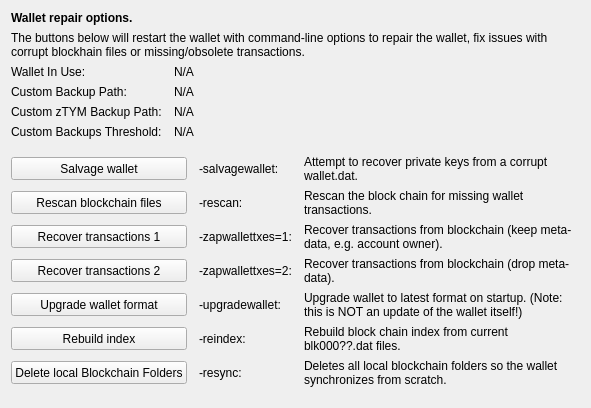
     <widget class="QWidget" name="tab_repair">
      <attribute name="title">
       <string>&amp;Wallet Repair</string>
      </attribute>
      <layout class="QGridLayout" name="gridLayout_4" columnstretch="0,0,0,0">
       <property name="horizontalSpacing">
        <number>12</number>
       </property>
       <item row="0" column="0" colspan="4">
        <widget class="QLabel" name="label_repair_header">
         <property name="font">
          <font>
           <weight>75</weight>
           <bold>true</bold>
          </font>
         </property>
         <property name="text">
          <string>Wallet repair options.</string>
         </property>
        </widget>
       </item>
       <item row="1" column="0" colspan="4">
        <widget class="QLabel" name="label_repair_helptext">
         <property name="font">
          <font>
           <weight>50</weight>
           <bold>false</bold>
          </font>
         </property>
         <property name="text">
          <string>The buttons below will restart the wallet with command-line options to repair the wallet, fix issues with corrupt blockhain files or missing/obsolete transactions.</string>
         </property>
         <property name="wordWrap">
          <bool>true</bool>
         </property>
        </widget>
       </item>
       <item row="2" column="0">
        <widget class="QLabel" name="wallet_path_label">
         <property name="text">
          <string>Wallet In Use:</string>
         </property>
        </widget>
       </item>
       <item row="2" column="1" colspan="3">
        <widget class="QLabel" name="wallet_path">
         <property name="cursor">
          <cursorShape>IBeamCursor</cursorShape>
         </property>
         <property name="text">
          <string>N/A</string>
         </property>
         <property name="textFormat">
          <enum>Qt::PlainText</enum>
         </property>
         <property name="textInteractionFlags">
          <set>Qt::LinksAccessibleByMouse|Qt::TextSelectableByKeyboard|Qt::TextSelectableByMouse</set>
         </property>
        </widget>
       </item>
       <item row="3" column="0">
        <widget class="QLabel" name="wallet_custombackuppath_label">
         <property name="visible">
          <bool>false</bool>
         </property>
         <property name="text">
          <string>Custom Backup Path:</string>
         </property>
        </widget>
       </item>
       <item row="3" column="1" colspan="3">
        <widget class="QLabel" name="wallet_custombackuppath">
         <property name="cursor">
          <cursorShape>IBeamCursor</cursorShape>
         </property>
         <property name="visible">
          <bool>false</bool>
         </property>
         <property name="text">
          <string>N/A</string>
         </property>
         <property name="textFormat">
          <enum>Qt::PlainText</enum>
         </property>
         <property name="textInteractionFlags">
          <set>Qt::LinksAccessibleByMouse|Qt::TextSelectableByKeyboard|Qt::TextSelectableByMouse</set>
         </property>
        </widget>
       </item>
       <item row="4" column="0">
        <widget class="QLabel" name="wallet_customzpivbackuppath_label">
         <property name="visible">
          <bool>false</bool>
         </property>
         <property name="text">
          <string>Custom zTYM Backup Path:</string>
         </property>
        </widget>
       </item>
       <item row="4" column="1" colspan="3">
        <widget class="QLabel" name="wallet_customzpivbackuppath">
         <property name="cursor">
          <cursorShape>IBeamCursor</cursorShape>
         </property>
         <property name="visible">
          <bool>false</bool>
         </property>
         <property name="text">
          <string>N/A</string>
         </property>
         <property name="textFormat">
          <enum>Qt::PlainText</enum>
         </property>
         <property name="textInteractionFlags">
          <set>Qt::LinksAccessibleByMouse|Qt::TextSelectableByKeyboard|Qt::TextSelectableByMouse</set>
         </property>
        </widget>
       </item>
       <item row="5" column="0">
        <widget class="QLabel" name="wallet_custombackupthreshold_label">
         <property name="visible">
          <bool>false</bool>
         </property>
         <property name="text">
          <string>Custom Backups Threshold:</string>
         </property>
        </widget>
       </item>
       <item row="5" column="1" colspan="3">
        <widget class="QLabel" name="wallet_custombackupthreshold">
         <property name="cursor">
          <cursorShape>IBeamCursor</cursorShape>
         </property>
         <property name="visible">
          <bool>false</bool>
         </property>
         <property name="text">
          <string>N/A</string>
         </property>
         <property name="textFormat">
          <enum>Qt::PlainText</enum>
         </property>
         <property name="textInteractionFlags">
          <set>Qt::LinksAccessibleByMouse|Qt::TextSelectableByKeyboard|Qt::TextSelectableByMouse</set>
         </property>
        </widget>
       </item>
       <item row="6" column="0">
        <spacer name="verticalSpacer_repair1">
         <property name="orientation">
          <enum>Qt::Vertical</enum>
         </property>
         <property name="sizeHint" stdset="0">
          <size>
           <width>10</width>
           <height>10</height>
          </size>
         </property>
        </spacer>
       </item>
       <item row="7" column="0" colspan="2">
        <widget class="QPushButton" name="btn_salvagewallet">
         <property name="minimumSize">
          <size>
           <width>100</width>
           <height>23</height>
          </size>
         </property>
         <property name="text">
          <string>Salvage wallet</string>
         </property>
        </widget>
       </item>
       <item row="7" column="2">
        <widget class="QLabel" name="label_repair_salvage_command">
         <property name="text">
          <string notr="true">-salvagewallet:</string>
         </property>
        </widget>
       </item>
       <item row="7" column="3">
        <widget class="QLabel" name="label_repair_salvage">
         <property name="text">
          <string>Attempt to recover private keys from a corrupt wallet.dat.</string>
         </property>
         <property name="wordWrap">
          <bool>true</bool>
         </property>
        </widget>
       </item>
       <item row="8" column="0" colspan="2">
        <widget class="QPushButton" name="btn_rescan">
         <property name="minimumSize">
          <size>
           <width>100</width>
           <height>23</height>
          </size>
         </property>
         <property name="text">
          <string>Rescan blockchain files</string>
         </property>
        </widget>
       </item>
       <item row="8" column="2">
        <widget class="QLabel" name="label_repair_rescan_command">
         <property name="text">
          <string notr="true">-rescan:</string>
         </property>
        </widget>
       </item>
       <item row="8" column="3">
        <widget class="QLabel" name="label_repair_rescan">
         <property name="text">
          <string>Rescan the block chain for missing wallet transactions.</string>
         </property>
         <property name="wordWrap">
          <bool>true</bool>
         </property>
        </widget>
       </item>
       <item row="9" column="0" colspan="2">
        <widget class="QPushButton" name="btn_zapwallettxes1">
         <property name="minimumSize">
          <size>
           <width>100</width>
           <height>23</height>
          </size>
         </property>
         <property name="text">
          <string>Recover transactions 1</string>
         </property>
        </widget>
       </item>
       <item row="9" column="2">
        <widget class="QLabel" name="label_repair_zap1_command">
         <property name="text">
          <string notr="true">-zapwallettxes=1:</string>
         </property>
        </widget>
       </item>
       <item row="9" column="3">
        <widget class="QLabel" name="label_repair_zap1">
         <property name="text">
          <string>Recover transactions from blockchain (keep meta-data, e.g. account owner).</string>
         </property>
         <property name="wordWrap">
          <bool>true</bool>
         </property>
        </widget>
       </item>
       <item row="10" column="0" colspan="2">
        <widget class="QPushButton" name="btn_zapwallettxes2">
         <property name="minimumSize">
          <size>
           <width>100</width>
           <height>23</height>
          </size>
         </property>
         <property name="text">
          <string>Recover transactions 2</string>
         </property>
        </widget>
       </item>
       <item row="10" column="2">
        <widget class="QLabel" name="label_repair_zap2_command">
         <property name="text">
          <string notr="true">-zapwallettxes=2:</string>
         </property>
        </widget>
       </item>
       <item row="10" column="3">
        <widget class="QLabel" name="label_repair_zap2">
         <property name="text">
          <string>Recover transactions from blockchain (drop meta-data).</string>
         </property>
         <property name="wordWrap">
          <bool>true</bool>
         </property>
        </widget>
       </item>
       <item row="11" column="0" colspan="2">
        <widget class="QPushButton" name="btn_upgradewallet">
         <property name="minimumSize">
          <size>
           <width>100</width>
           <height>23</height>
          </size>
         </property>
         <property name="text">
          <string>Upgrade wallet format</string>
         </property>
        </widget>
       </item>
       <item row="11" column="2">
        <widget class="QLabel" name="label_repair_upgrade_command">
         <property name="text">
          <string notr="true">-upgradewallet:</string>
         </property>
        </widget>
       </item>
       <item row="11" column="3">
        <widget class="QLabel" name="label_repair_upgrade">
         <property name="text">
          <string>Upgrade wallet to latest format on startup. (Note: this is NOT an update of the wallet itself!)</string>
         </property>
         <property name="wordWrap">
          <bool>true</bool>
         </property>
        </widget>
       </item>
       <item row="12" column="0" colspan="2">
        <widget class="QPushButton" name="btn_reindex">
         <property name="minimumSize">
          <size>
           <width>100</width>
           <height>23</height>
          </size>
         </property>
         <property name="text">
          <string>Rebuild index</string>
         </property>
        </widget>
       </item>
       <item row="12" column="2">
        <widget class="QLabel" name="label_repair_reindex_command">
         <property name="text">
          <string notr="true">-reindex:</string>
         </property>
        </widget>
       </item>
       <item row="12" column="3">
        <widget class="QLabel" name="label_repair_reindex">
         <property name="text">
          <string>Rebuild block chain index from current blk000??.dat files.</string>
         </property>
         <property name="wordWrap">
          <bool>true</bool>
         </property>
        </widget>
       </item>
       <item row="13" column="0" colspan="2">
        <widget class="QPushButton" name="btn_resync">
         <property name="minimumSize">
          <size>
           <width>100</width>
           <height>23</height>
          </size>
         </property>
         <property name="text">
          <string>Delete local Blockchain Folders</string>
         </property>
        </widget>
       </item>
       <item row="13" column="2">
        <widget class="QLabel" name="label_repair_resync_command">
         <property name="text">
          <string>-resync:</string>
         </property>
        </widget>
       </item>
       <item row="13" column="3">
        <widget class="QLabel" name="label_repair_resync">
         <property name="text">
          <string>Deletes all local blockchain folders so the wallet synchronizes from scratch.</string>
         </property>
         <property name="wordWrap">
          <bool>true</bool>
         </property>
        </widget>
       </item>
       <item row="14" column="0">
        <spacer name="verticalSpacer_repair2">
         <property name="orientation">
          <enum>Qt::Vertical</enum>
         </property>
         <property name="sizeHint" stdset="0">
          <size>
           <width>20</width>
           <height>10</height>
          </size>
         </property>
        </spacer>
       </item>
      </layout>
     </widget>
